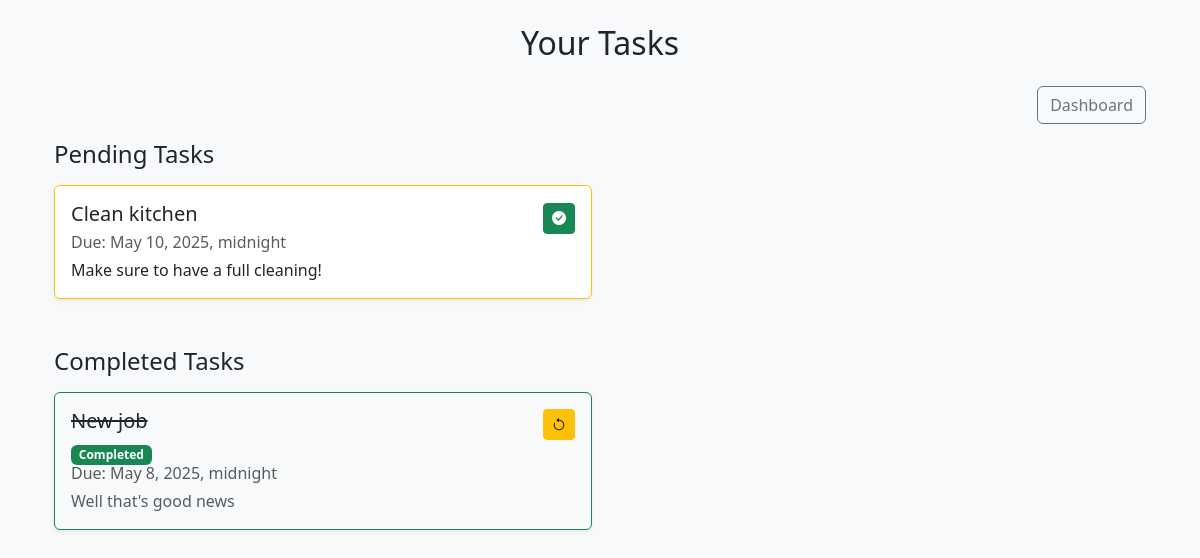
Page /tasks/ (signed in) on the earlier database version.
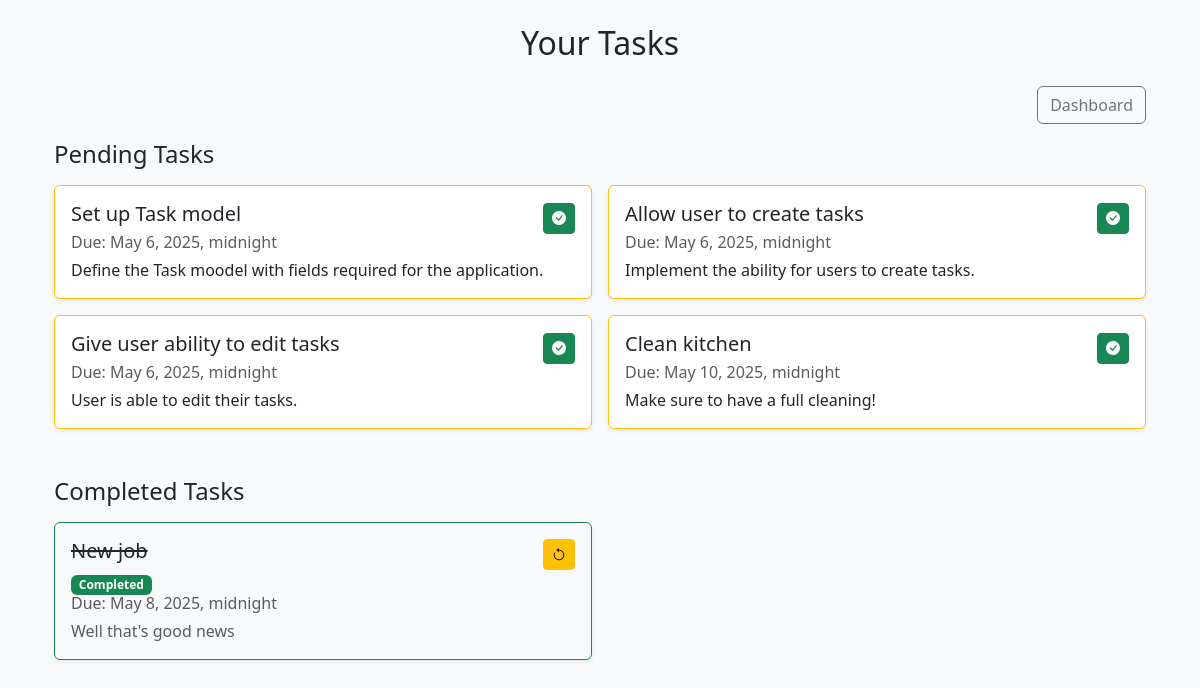
Same page on the later database version.
### tasks/models.py (models this page shows, shortened)
class Task(models.Model):
    user = models.ForeignKey(User, on_delete=models.CASCADE)
    title = models.CharField(max_length=200)
    comment = models.TextField()
    due_date = models.DateTimeField()
    created_at = models.DateTimeField(auto_now_add=True)
    updated_at = models.DateTimeField(auto_now=True)
    is_completed = models.BooleanField(default=False)

### tasks/views.py (the view)
# urls.py: path('', views.home, name='home'),
@login_required
def home(request):
    pending_tasks = Task.objects.filter(user=request.user, is_completed=False).order_by('due_date')
    completed_tasks = Task.objects.filter(user=request.user, is_completed=True).order_by('-due_date')
    return render(request, 'tasks/home.html', {
        'pending_tasks': pending_tasks,
        'completed_tasks': completed_tasks
    })

### tasks/templates/tasks/home.html (shortened to what this page needs)
{% extends 'tasks/base.html' %}
{% block content %}
<div class="container py-4">
  <h2 class="mb-4 text-center">Your Tasks</h2>
<div class="text-end mb-3">
  <a href="{% url 'dashboard' %}" class="btn btn-outline-secondary">
    Dashboard
  </a>
</div>
  <div class="mb-5">
    <h4 class="mb-3">Pending Tasks</h4>
    {% if pending_tasks %}
      <div class="row g-3">
        {% for task in pending_tasks %}
        <div class="col-md-6">
          <div class="card border-start border-warning shadow-sm">
            <div class="card-body">
            <div class="d-flex justify-content-between align-items-center">
                <h5 class="card-title">{{ task.title }}</h5>
                <form method="post" action="{% url 'toggle_task_completion' task.id %}">
                    <button type="submit" class="btn btn-sm btn-success" title="Mark as Completed">
                        <i class="bi bi-check-circle-fill"></i>
                    </button>
                </form>
                </div>
              {% if task.due_date %}
                <p class="card-subtitle mb-1 text-muted">Due: {{ task.due_date }}</p>
              {% endif %}
              {% if task.comment %}
                <p class="card-text">{{ task.comment }}</p>
              {% endif %}
            </div>
          </div>
        </div>
        {% endfor %}
      </div>
    {% else %}
      <p class="text-muted">No pending tasks.</p>
    {% endif %}
  </div>
  <div>
    <h4 class="mb-3">Completed Tasks</h4>
    {% if completed_tasks %}
      <div class="row g-3">
        {% for task in completed_tasks %}
        <div class="col-md-6">
          <div class="card border-start border-success shadow-sm bg-light">
            <div class="card-body">
            <div class="d-flex justify-content-between align-items-center">
              <h5 class="card-title text-decoration-line-through">{{ task.title }}</h5>
              <form method="post" action="{% url 'toggle_task_completion' task.id %}" class="d-inline">
                <button type="submit" class="btn btn-sm btn-warning" title="Mark as Pending">
                    <i class="bi bi-arrow-counterclockwise"></i>
                </button>
            </form>
            </div>
              {% if task.is_completed %}
                <span class="badge bg-success">Completed</span>
              {% endif %}
              {% if task.due_date %}
                <p class="card-subtitle mb-1 text-muted">Due: {{ task.due_date }}</p>
              {% endif %}
              {% if task.comment %}
                <p class="card-text text-muted">{{ task.comment }}</p>
              {% endif %}
            </div>
          </div>
        </div>
        {% endfor %}
      </div>
    {% else %}
      <p class="text-muted">No completed tasks.</p>
    {% endif %}
  </div>
</div>
{% endblock %}

Differences in the rows shown:
added Task: title "Set up Task model", due_date "May 6, 2025, midnight", comment "Define the Task moodel with fields required for the application.", shown under "Pending Tasks"
added Task: title "Allow user to create tasks", due_date "May 6, 2025, midnight", comment "Implement the ability for users to create tasks.", shown under "Pending Tasks"
added Task: title "Give user ability to edit tasks", due_date "May 6, 2025, midnight", comment "User is able to edit their tasks.", shown under "Pending Tasks"
